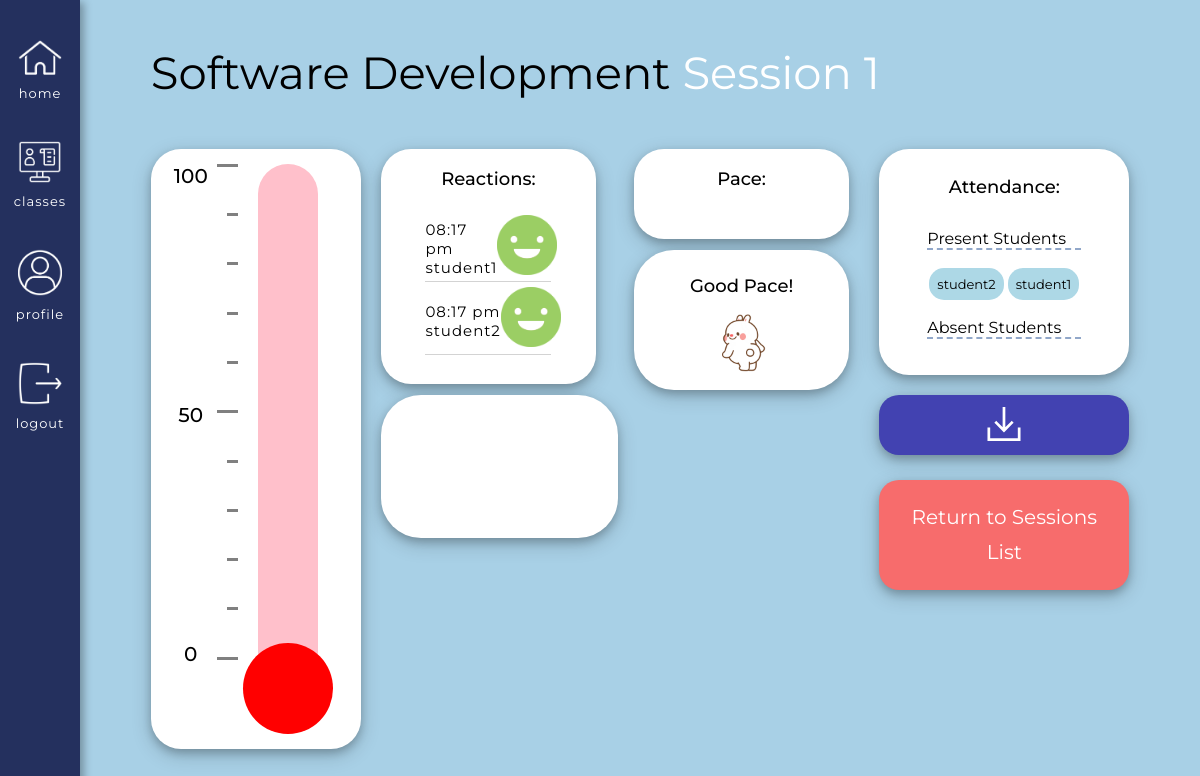
The page /classes/course/1/previous_session_data/1 (signed in) on the database its author committed.
### app/models.py (models this page shows, shortened)
class Courses(db.Model):
    id = db.Column(db.Integer, primary_key=True) # Always need ID
    course_name = db.Column(db.String(140), index=False, unique=False) # Not indexable or unique bc many people can have the same course
    code = db.Column(db.Integer, index=True, unique=True) # Indexable to link it back to the course name
    timestamp = db.Column(db.DateTime, index=True, default=datetime.utcnow) # Timestamp
    status = db.Column(db.Integer, index=False, unique=False, default=0) # 0 means the class is inactive, 1 is active
    teacher_id = db.Column(db.Integer, db.ForeignKey('user.id'))  # Taking the user ID from the user model, using backref of teacher will show you the actual teacher
    icon = db.Column(db.String(220), index=False, unique=False, default="/static/images/classes_books.png") # Icon option, turtle gif is set as the default
    color = db.Column(db.Integer, index=False, unique=False, default=0) # Adding the option to decide the color of the class
    signups = db.relationship('Signups', backref='course_id', lazy='dynamic') # This will show all the student signups for this course
    reactions = db.relationship('Reactions', backref='course_actual', lazy='dynamic') # This will show all the reactions for this course
    session = db.relationship('Session', backref='session_course_id', lazy='dynamic') # This will show you all the sessions of the course
    forms = db.relationship('Prompts', backref='course_form', lazy='dynamic') # This will show you all of the forms of the course
    responses = db.relationship('Responses', backref='course_response', lazy='dynamic') # This will show you all of the responses of the course

class Reactions(db.Model): # A base class for all models from Flask SQLAlchemy
    id = db.Column(db.Integer, primary_key=True) # every new database should have an ID so it knows how to organize the info passed in
    user_id = db.Column(db.Integer, db.ForeignKey('user.id')) # Taking the user ID from the user model, using the backref of reactor will show you the actual user
    reactions = db.Column(db.Integer, index=False, unique=False) # Creating a new column in the database for emotions. Not unique and not indexable
    reactions_course_id = db.Column(db.Integer, db.ForeignKey('courses.id')) # Using backref of course_actual will show you the actual course
    session_id = db.Column(db.Integer, db.ForeignKey('session.id')) # Using backref actual_session of will show you the actual session, e.g. <Session>
    timestamp = db.Column(db.DateTime, index=True, default=datetime.utcnow) # Timestamp

class User(UserMixin, db.Model):
    id = db.Column(db.Integer, primary_key=True)
    username = db.Column(db.String(64), index=True, unique=True) # adding columns to the database
    email = db.Column(db.String(120), index=True, unique=True)
    password_hash = db.Column(db.String(128))
    role = db.Column(db.Integer, index=False, unique=False) # 0 is Teacher, 1 is Student
    about_me = db.Column(db.String(140))
    last_seen = db.Column(db.DateTime, default=datetime.utcnow)
    posts = db.relationship('Post', backref='author', lazy='dynamic') # First part is calling it from the Post model, secret field is the backref (author)
    reactions = db.relationship('Reactions', backref='reactor', lazy='dynamic') # This will show all the reactions that this user has made
    teaches = db.relationship('Courses', backref='teacher', lazy='dynamic') # This will show all the courses that the user teaches
    signups = db.relationship('Signups', backref='student', lazy='dynamic') # This will show all of the signups of that user
    responses = db.relationship('Responses', backref='student_responder', lazy='dynamic') # This will show all the responses of that user
    prompts = db.relationship('Prompts', backref='teacher_prompter', lazy='dynamic') # This will show all forms of that teacher

### app/routes.py (the view)
@app.route('/classes/course/<course_id>/previous_session_data/<session_id>')
@login_required
def previous_session_data(course_id, session_id):
    teacher_id = Courses.query.get(course_id).teacher_id
    if current_user.id != teacher_id:
        return unauthorized_access()
    session = Session.query.get(session_id)
    course = session.session_course_id # This gives you the actual course
    course_id = session.course_id # This will give you the course id
    signups = Signups.query.filter_by(course=course_id).all() # List of students that are in this specific course
    reactions_specific = Reactions.query.filter_by(session_id=session_id).filter(Reactions.reactions<5).all() # List of reactions that happened in this specific course, specific session
    speeds_specific = Reactions.query.filter_by(session_id=session_id).filter(Reactions.reactions>5).all() # Speeds filtered out by the course ID and by the reaction number
    present_set = set()
    absent_set = set()
    for r in reactions_specific:
        if (r.reactor.role == 1): # If the reactor is a student
            present_set.add(r.reactor.username) # Then add to the present list
    for signup in signups: # Going through the list of signups
        if (signup.student.username not in present_set and signup.student.role == 1):
            absent_set.add(signup.student.username)
    speed_filtered = Reactions.query.filter_by(session_id=session_id).filter(Reactions.reactions>5).all() # Speeds filtered out by the session ID and by the reaction number
    faster = 0
    slower = 0
    speed_number = 0
    calculated_number = 0
    for s in speed_filtered:
        if s.reactions == 6: # Faster request
            faster += 1
        else: # Slower request
            slower += 1
    total = slower + faster
    if total != 0:
        calculated_number = (faster/total) * 100
    if calculated_number >= 91:
        speed_number = 10
    elif calculated_number >= 81:
        speed_number = 9
    elif calculated_number >= 71:
        speed_number = 8
    elif calculated_number >= 61:
        speed_number = 7
    elif calculated_number >= 51:
        speed_number = 6
    elif calculated_number >= 41:
        speed_number = 0 # Nothing will be shown at this point
    elif calculated_number >= 31:
        speed_number = 1
    elif calculated_number >= 21:
        speed_number = 2
    elif calculated_number >= 11:
        speed_number = 3
    elif calculated_number >= 1: # Smaller the number is, the slower the class should be
        speed_number = 4
    else:
        speed_number = 5
        if total == 0: # No speeds have been selected yet
            speed_number = 0
    return render_template('previous_session_data.html', course=course,
                                        course_id=course_id,
                                        reactions_specific=reactions_specific,
                                        speeds_specific=speeds_specific,
                                        session=session,
                                        speed_number=speed_number,
                                        session_id=session_id,
                                        present_list=list(present_set),
                                        absent_list=list(absent_set),
                                        title=course.course_name + " Session " + session_id)

### app/templates/previous_session_data.html (shortened to what this page needs)
{% extends "base.html" %}
{% block head %}
    <link rel="stylesheet" href="{{ url_for('static', filename='css/student.css') }}">
    <link rel="stylesheet" href="{{ url_for('static', filename='css/student_media.css') }}">
    <link rel="stylesheet" href="{{ url_for('static', filename='css/previous_data.css') }}">
{% endblock %}
{% block content %}
<div class = "roomsBox">
    <div class = "titleHolder">
        <h1>{{ course.course_name }} <span class = "white">Session {{ session_id }}</span></h1>
    </div>
    <div class = "overallContainer">
        <div class = "overallThermoContainer">
            <div class = "numHolder">
                <div class = "numbers">
                    <div class = "num">
                        <p>100</p>
                    </div>
                    <div class = "num">
                        <p>50</p>
                    </div>
                    <div class = "num">
                        <p>0</p>
                    </div>
                </div>
            </div>
            <div class = "dashHolder">
                <div class = "dashes">
                    <div id = "long" class = "dash"></div>
                    <div class = "dash"></div>
                    <div class = "dash"></div>
                    <div class = "dash"></div>
                    <div class = "dash"></div>
                    <div id = "long" class = "dash"></div>
                    <div class = "dash"></div>
                    <div class = "dash"></div>
                    <div class = "dash"></div>
                    <div class = "dash"></div>
                    <div id = "long" class = "dash"></div>
                </div>
            </div>
            <div class = "tempVisual">
                <div class = "thermometer_shell">
                </div>
                <div class = "thermoCircle">
                </div>
            </div>
        </div>
        <div class = "reactionsHolder teacherVersion">
            {% if current_user.role == 0 %}
                <div class = "bigReactionBox">
                    <div class = "teacherReactionHolder">
                        <div class = "reactionResultsHolder">
                            <h2> Reactions: </h2>
                            <div class = "scrollbar" id = "reactionResults">
                                <div class = "testingBox">
                                    {% for r in reactions_specific %}
                                    <div class = "userReactionView">
                                        {% if r.reactions == 0 %}
                                            <div class = "speedText">
                                                <p>{{ moment(r.timestamp).format('hh:mm a') }}</p>
                                                <p>{{ r.reactor.username }}</p>
                                            </div>
                                            <div>
                                                <img class = 'makeSmaller' src='../../../../static/images/Happy.png'>
                                            </div>
                                        {% endif %}
                                    </div>
                                    {% endfor %}
                                </div>
                            </div>
                        </div>
                        <div class = "vibeHolder teacherVibe">
                            <div id = "room_vibe" class = "teacherVibeInside">
                            </div>
                        </div>
                    </div>
                    <div class = "speedHolder">
                        <div class = "paceBox">
                            <h2> Pace: </h2>
                        </div>
                        <div id = "visualHolder" class = "teacherVisualHolder">
                            <div id = "paceTitle">
                                {% if speed_number > 5 %}
                                    <h2>Speed Up!</h2>
                                    <div class = "speedLine">
                                    {% for i in range(speed_number - 5) %}
                                        <div class = "visual_fast teacherSpeed">
                                            <img class = "turtle display" src = "{{ url_for('static', filename='images/Bunny.gif') }}">
                                        </div>
                                    {% endfor %}
                                    </div>
                                {% elif speed_number == 0 %}
                                    <h2>Good Pace!</h2>
                                    <img class = "makeSmaller" src = "{{ url_for('static', filename='images/GoodPace.gif') }}">
                                {% endif %}
                            </div>
                        </div>
                    </div>
                </div>
            {% endif %}
        </div>
        {% if current_user.role == 0 %}
        <div class = "attendanceBox">
            <div class = "attendanceSection">
                <h2>Attendance: </h2>
                <div id = "attendance">
                    <div id = "inside">
                        <h3>Present Students</h3>
                        <div id = "present">
                            {% for p in present_list %}
                                <p>{{ p }}</p>
                            {% endfor %}
                        </div>
                        <h3>Absent Students</h3>
                    </div>
                </div>
            </div>
            <div class = "openReportSection">
                <button title="Download a Report for this Session" id="openReport" type="button" onclick="redirectToDownloadPage( {{ session_id }})">
                    <img id="downloadImg" src="{{ url_for('static', filename='images/download.svg') }}" alt="Download Report">
                </button>
            </div>
            <div class = "endSection">
                <div class="endForm">
                    <a href ="/classes/course/{{ course_id }}/previous_session_list" class="endSessionButton">Return to Sessions List</a>
                </div>
            </div>
        </div>
        {% endif %}
    </div>
</div>
{% endblock %}

### app/templates/base.html (shortened to what this page needs)
<!DOCTYPE html>
<html>
    <head>
        <link rel="stylesheet" href="{{ url_for('static', filename='css/base.css') }}">
        {% block head %} {% endblock %}
    </head>
    <header>
        <nav>
            <div class = "headerItem uppermost">
                <div class = "insideHeader">
                    <a class = "imageLinkHolder" href="{{ url_for('index') }}">
                        <img src = "{{ url_for('static', filename='images/Home.png') }}">
                    </a>
                    <a class="imageLabel" href="{{ url_for('index') }}">Home</a>
                </div>
            </div>
            {% if current_user.is_anonymous %}
            <div class = "headerItem">
                <div class = "insideHeader">
                    <a class = "imageLinkHolder" href="{{ url_for('login') }}">
                        <img src = "{{ url_for('static', filename='images/Login.png') }}">
                    </a>
                    <a class="imageLabel" href="{{ url_for('login') }}">Login</a>
                </div>
            </div>
            {% else %}
            <div class = "headerItem">
                <div class = "insideHeader">
                    <a class = "imageLinkHolder" href="{{ url_for('classes', username=current_user.username) }}">
                        <img src = "{{ url_for('static', filename='images/ClassesIcon.png') }}">
                    </a>
                    <a class="imageLabel" href="{{ url_for('classes', username=current_user.username) }}">Classes</a>
                </div>
            </div>
            <div class = "headerItem">
                <div class = "insideHeader">
                    <a class = "imageLinkHolder" href="{{ url_for('user', username=current_user.username) }}">
                        <img src = "{{ url_for('static', filename='images/ProfileIcon.png') }}">
                    </a>
                    <a class="imageLabel" href="{{ url_for('user', username=current_user.username) }}">Profile</a>
                </div>
            </div>
            <div class = "headerItem">
                <div class = "insideHeader">
                    <a class = "imageLinkHolder" href="{{ url_for('logout') }}">
                        <img src = "{{ url_for('static', filename='images/LogoutIcon.png') }}">
                    </a>
                    <a class="imageLabel" href="{{ url_for('logout') }}">Logout</a>
                </div>
            </div>
            {% endif %}
        </nav>
    </header>
    <body>
        <div class = "contentHolder">
            {% block content %} {% endblock %}
        </div>
    </body>
</html>

### rows shown on the page
Courses: course_name "Software Development"
Reactions: timestamp "08:17 pm", reactor.username "student1", reactions 0 (drawn)
Reactions: timestamp "08:17 pm", reactor.username "student2", reactions 0 (drawn)
User: username "student2"
User: username "student1"

### other values the page prints
{{ session_id }} "1"
